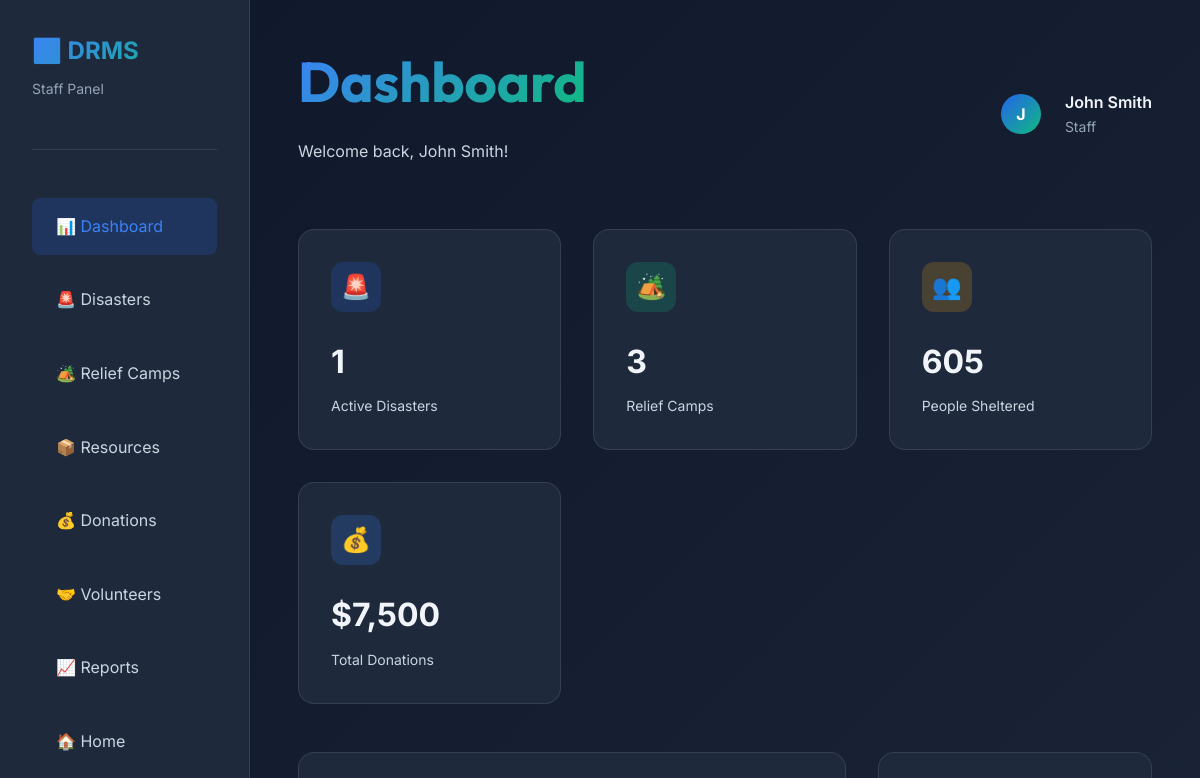
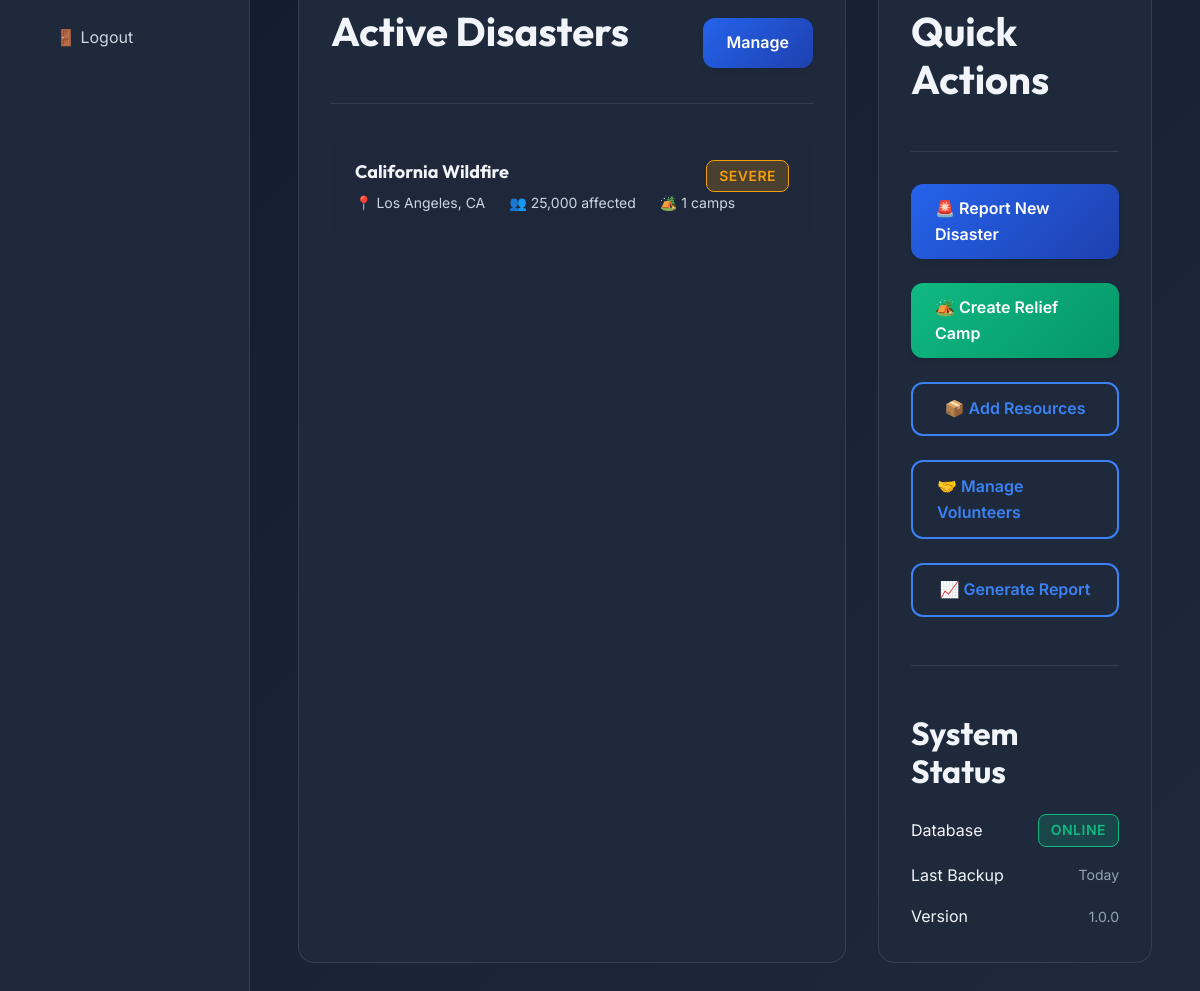
The app's page /views/admin/dashboard.php (signed in) with its own data (2 pictures, top to bottom).
### tables this page shows
CREATE TABLE disasters (
    disaster_id INT AUTO_INCREMENT PRIMARY KEY,
    disaster_name VARCHAR(150) NOT NULL,
    disaster_type ENUM('earthquake', 'flood', 'hurricane', 'wildfire', 'tornado', 'tsunami', 'drought', 'other') NOT NULL,
    location VARCHAR(200) NOT NULL,
    latitude DECIMAL(10, 8),
    longitude DECIMAL(11, 8),
    severity ENUM('minor', 'moderate', 'severe', 'catastrophic') NOT NULL,
    description TEXT,
    affected_population INT DEFAULT 0,
    casualties INT DEFAULT 0,
    status ENUM('active', 'ongoing', 'resolved', 'monitoring') NOT NULL DEFAULT 'active',
    start_date DATETIME NOT NULL,
    end_date DATETIME NULL,
    created_by INT,
    created_at TIMESTAMP DEFAULT CURRENT_TIMESTAMP,
    updated_at TIMESTAMP DEFAULT CURRENT_TIMESTAMP ON UPDATE CURRENT_TIMESTAMP,
    FOREIGN KEY (created_by) REFERENCES users(user_id) ON DELETE SET NULL,
    INDEX idx_type (disaster_type),
    INDEX idx_status (status),
    INDEX idx_severity (severity),
    INDEX idx_location (location)
);

### config/Database.php (called while the page is built, shortened)
<?php
class Database {
    private static $instance = null;
    private $connection;
    private function __construct() {
        try {
            $dsn = "mysql:host=" . DB_HOST . ";dbname=" . DB_NAME . ";charset=" . DB_CHARSET;
            $options = [
                PDO::ATTR_ERRMODE            => PDO::ERRMODE_EXCEPTION,
                PDO::ATTR_DEFAULT_FETCH_MODE => PDO::FETCH_ASSOC,
                PDO::ATTR_EMULATE_PREPARES   => false,
                PDO::ATTR_PERSISTENT         => false
            ];
            $this->connection = new PDO($dsn, DB_USER, DB_PASS, $options);
        } catch (PDOException $e) {
            error_log("Database Connection Error: " . $e->getMessage());
            die("Database connection failed. Please check your configuration.");
        }
    }
    public static function getInstance() {
        if (self::$instance === null) {
            self::$instance = new self();
        }
        return self::$instance;
    }
    public function execute($query, $params = []) {
        try {
            $stmt = $this->connection->prepare($query);
            $stmt->execute($params);
            return $stmt;
        } catch (PDOException $e) {
            error_log("Query Execution Error: " . $e->getMessage());
            throw $e;
        }
    }
    public function fetchAll($query, $params = []) {
        $stmt = $this->execute($query, $params);
        return $stmt->fetchAll();
    }
    public function fetch($query, $params = []) {
        $stmt = $this->execute($query, $params);
        return $stmt->fetch();
    }
}
?>

### models/Disaster.php (called while the page is built, shortened)
<?php
require_once __DIR__ . '/../config/Database.php';
class Disaster {
    private $db;
    public function __construct() {
        $this->db = Database::getInstance();
    }
    public function getAll($filters = []) {
        try {
            $query = "SELECT d.*, u.full_name as created_by_name,
                      (SELECT COUNT(*) FROM relief_camps WHERE disaster_id = d.disaster_id) as camp_count
                      FROM disasters d
                      LEFT JOIN users u ON d.created_by = u.user_id
                      WHERE 1=1";
            $params = [];
            if (!empty($filters['status'])) {
                $query .= " AND d.status = :status";
                $params[':status'] = $filters['status'];
            }
            $query .= " ORDER BY d.start_date DESC";
            return $this->db->fetchAll($query, $params);
        } catch (PDOException $e) {
            error_log("Get All Disasters Error: " . $e->getMessage());
            return [];
        }
    }
}
?>

### models/ReliefCamp.php (called while the page is built, shortened)
<?php
require_once __DIR__ . '/../config/Database.php';
class ReliefCamp {
    private $db;
    public function __construct() {
        $this->db = Database::getInstance();
    }
    public function getAll($filters = []) {
        try {
            $query = "SELECT rc.*, d.disaster_name, u.full_name as manager_name,
                      (SELECT COUNT(*) FROM resources WHERE camp_id = rc.camp_id) as resource_count
                      FROM relief_camps rc
                      LEFT JOIN disasters d ON rc.disaster_id = d.disaster_id
                      LEFT JOIN users u ON rc.manager_id = u.user_id
                      WHERE 1=1";
            $params = [];
            $query .= " ORDER BY rc.established_date DESC";
            return $this->db->fetchAll($query, $params);
        } catch (PDOException $e) {
            error_log("Get All Relief Camps Error: " . $e->getMessage());
            return [];
        }
    }
}
?>

### models/Donation.php (called while the page is built, shortened)
<?php
require_once __DIR__ . '/../config/Database.php';
class Donation {
    private $db;
    public function __construct() {
        $this->db = Database::getInstance();
    }
    public function getStatistics($disasterId = null) {
        try {
            $query = "SELECT
                      COUNT(*) as total_donations,
                      COUNT(CASE WHEN donation_type = 'monetary' THEN 1 END) as monetary_count,
                      COUNT(CASE WHEN donation_type = 'material' THEN 1 END) as material_count,
                      SUM(CASE WHEN donation_type = 'monetary' AND status = 'completed' THEN amount ELSE 0 END) as total_amount
                      FROM donations WHERE status = 'completed'";
            $params = [];
            return $this->db->fetch($query, $params);
        } catch (PDOException $e) {
            error_log("Get Donation Statistics Error: " . $e->getMessage());
            return [];
        }
    }
}
?>

### views/admin/dashboard.php (the view, shortened to what this page needs)
<?php
require_once __DIR__ . '/../../models/Disaster.php';
require_once __DIR__ . '/../../models/ReliefCamp.php';
require_once __DIR__ . '/../../models/Donation.php';
$disasterModel = new Disaster();
$campModel = new ReliefCamp();
$donationModel = new Donation();
$activeDisasters = $disasterModel->getAll(['status' => 'active']);
$allCamps = $campModel->getAll();
$donationStats = $donationModel->getStatistics();
$totalDisasters = count($activeDisasters);
$totalCamps = count($allCamps);
$totalOccupancy = array_sum(array_column($allCamps, 'current_occupancy'));
$totalAmount = $donationStats['total_amount'] ?? 0;
?>
<!DOCTYPE html>
<html lang="en">
<head>
    <link rel="stylesheet" href="../../assets/css/style.css">
</head>
<body>
    <div class="dashboard-container">
        <aside class="sidebar">
            <div class="sidebar-header">
                <div class="sidebar-brand">🆘 DRMS</div>
                <p style="color: var(--text-muted); font-size: 0.875rem; margin-top: 0.5rem;">
                    <?php echo ucfirst($_SESSION['role']); ?> Panel
                </p>
            </div>
            <ul class="sidebar-menu">
                <li><a href="dashboard.php" class="active">📊 Dashboard</a></li>
                <li><a href="manage_disasters.php">🚨 Disasters</a></li>
                <li><a href="manage_camps.php">🏕️ Relief Camps</a></li>
                <li><a href="manage_resources.php">📦 Resources</a></li>
                <li><a href="manage_donations.php">💰 Donations</a></li>
                <li><a href="manage_volunteers.php">🤝 Volunteers</a></li>
                <li><a href="reports.php">📈 Reports</a></li>
                <li><a href="../../index.php">🏠 Home</a></li>
                <li><a href="../../controllers/AuthController.php?action=logout">🚪 Logout</a></li>
            </ul>
        </aside>
        <main class="main-content">
            <div class="dashboard-header">
                <div>
                    <h1>Dashboard</h1>
                    <p style="color: var(--text-secondary);">Welcome back, <?php echo htmlspecialchars($_SESSION['full_name']); ?>!</p>
                </div>
                <div class="user-info">
                    <div class="user-avatar">
                        <?php echo strtoupper(substr($_SESSION['full_name'], 0, 1)); ?>
                    </div>
                    <div>
                        <div style="font-weight: 600;"><?php echo htmlspecialchars($_SESSION['full_name']); ?></div>
                        <div style="font-size: 0.875rem; color: var(--text-muted);">
                            <?php echo ucfirst($_SESSION['role']); ?>
                        </div>
                    </div>
                </div>
            </div>
            <div class="stats-grid">
                <div class="stat-card">
                    <div class="stat-icon primary">🚨</div>
                    <div class="stat-value"><?php echo $totalDisasters; ?></div>
                    <div class="stat-label">Active Disasters</div>
                </div>
                <div class="stat-card">
                    <div class="stat-icon success">🏕️</div>
                    <div class="stat-value"><?php echo $totalCamps; ?></div>
                    <div class="stat-label">Relief Camps</div>
                </div>
                <div class="stat-card">
                    <div class="stat-icon warning">👥</div>
                    <div class="stat-value"><?php echo number_format($totalOccupancy); ?></div>
                    <div class="stat-label">People Sheltered</div>
                </div>
                <div class="stat-card">
                    <div class="stat-icon info">💰</div>
                    <div class="stat-value">$<?php echo number_format($totalAmount); ?></div>
                    <div class="stat-label">Total Donations</div>
                </div>
            </div>
            <div class="content-grid">
                <div class="section-card">
                    <div class="section-header">
                        <h2>Active Disasters</h2>
                        <a href="manage_disasters.php" class="btn btn-primary">Manage</a>
                    </div>
                    <?php if (!empty($activeDisasters)): ?>
                        <?php foreach (array_slice($activeDisasters, 0, 5) as $disaster): ?>
                            <div class="disaster-item">
                                <div class="flex-between">
                                    <h4><?php echo htmlspecialchars($disaster['disaster_name']); ?></h4>
                                    <span class="badge badge-<?php echo $disaster['severity'] === 'catastrophic' ? 'error' : 'warning'; ?>">
                                        <?php echo htmlspecialchars($disaster['severity']); ?>
                                    </span>
                                </div>
                                <div class="disaster-meta">
                                    <span>📍 <?php echo htmlspecialchars($disaster['location']); ?></span>
                                    <span>👥 <?php echo number_format($disaster['affected_population']); ?> affected</span>
                                    <span>🏕️ <?php echo $disaster['camp_count'] ?? 0; ?> camps</span>
                                </div>
                            </div>
                        <?php endforeach; ?>
                    <?php else: ?>
                        <p style="text-align: center; color: var(--text-muted); padding: var(--spacing-xl);">
                            No active disasters at the moment.
                        </p>
                    <?php endif; ?>
                </div>
                <div class="section-card">
                    <div class="section-header">
                        <h2>Quick Actions</h2>
                    </div>
                    <div style="display: flex; flex-direction: column; gap: var(--spacing-md);">
                        <a href="manage_disasters.php?action=create" class="btn btn-primary" style="width: 100%;">
                            🚨 Report New Disaster
                        </a>
                        <a href="manage_camps.php?action=create" class="btn btn-secondary" style="width: 100%;">
                            🏕️ Create Relief Camp
                        </a>
                        <a href="manage_resources.php?action=add" class="btn btn-outline" style="width: 100%;">
                            📦 Add Resources
                        </a>
                        <a href="manage_volunteers.php" class="btn btn-outline" style="width: 100%;">
                            🤝 Manage Volunteers
                        </a>
                        <a href="reports.php" class="btn btn-outline" style="width: 100%;">
                            📈 Generate Report
                        </a>
                    </div>
                    <div style="margin-top: var(--spacing-xl); padding-top: var(--spacing-xl); border-top: 1px solid rgba(255, 255, 255, 0.1);">
                        <h3 style="margin-bottom: var(--spacing-md);">System Status</h3>
                        <div style="display: flex; flex-direction: column; gap: var(--spacing-sm);">
                            <div class="flex-between">
                                <span>Database</span>
                                <span class="badge badge-success">Online</span>
                            </div>
                            <div class="flex-between">
                                <span>Last Backup</span>
                                <span style="color: var(--text-muted); font-size: 0.875rem;">Today</span>
                            </div>
                            <div class="flex-between">
                                <span>Version</span>
                                <span style="color: var(--text-muted); font-size: 0.875rem;">1.0.0</span>
                            </div>
                        </div>
                    </div>
                </div>
            </div>
        </main>
    </div>
</body>
</html>

### records on screen
disasters: disaster_name "California Wildfire", severity "SEVERE", location "Los Angeles, CA", affected_population "25,000", camp_count "1"

### other values on screen
$_SESSION['role'] "Staff"
$_SESSION['full_name'] "John Smith"
substr($_SESSION['full_name'], 0, 1) "J"
$totalDisasters "1"
$totalCamps "3"
$totalOccupancy "605"
$totalAmount "7,500"
